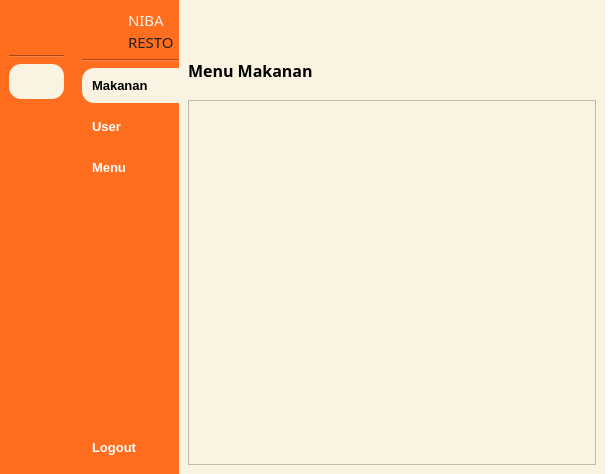
<?xml version="1.0" encoding="UTF-8"?>
<ui version="4.0">
 <class>MainWindow</class>
 <widget class="QMainWindow" name="MainWindow">
  <property name="geometry">
   <rect>
    <x>0</x>
    <y>0</y>
    <width>614</width>
    <height>474</height>
   </rect>
  </property>
  <property name="windowTitle">
   <string>MainWindow</string>
  </property>
  <property name="styleSheet">
   <string notr="true">background-color: rgb(255, 255, 255);</string>
  </property>
  <widget class="QWidget" name="centralwidget">
   <layout class="QGridLayout" name="gridLayout">
    <property name="leftMargin">
     <number>0</number>
    </property>
    <property name="topMargin">
     <number>0</number>
    </property>
    <property name="rightMargin">
     <number>0</number>
    </property>
    <property name="bottomMargin">
     <number>0</number>
    </property>
    <property name="horizontalSpacing">
     <number>0</number>
    </property>
    <item row="0" column="0">
     <widget class="QWidget" name="icon_only_widget" native="true">
      <property name="maximumSize">
       <size>
        <width>75</width>
        <height>16777215</height>
       </size>
      </property>
      <property name="styleSheet">
       <string notr="true">QPushButton {
	text-align: center;
	border-radius: 12px;
    padding: 10px;
    border: 0px;
	color: white;
    font-weight: 600;
}

QPushButton:hover {
	background-color: rgb(181, 171, 146);
}

QPushButton:checked {
	color: black;
	background-color: #FAF3E1;
}

QWidget {
	background-color: #FF6D1F;
}</string>
      </property>
      <layout class="QVBoxLayout" name="verticalLayout">
       <item>
        <layout class="QVBoxLayout" name="verticalLayout_7">
         <item>
          <layout class="QHBoxLayout" name="horizontalLayout_4">
           <property name="rightMargin">
            <number>5</number>
           </property>
           <item>
            <widget class="QLabel" name="label_4">
             <property name="sizePolicy">
              <sizepolicy hsizetype="Fixed" vsizetype="Fixed">
               <horstretch>0</horstretch>
               <verstretch>0</verstretch>
              </sizepolicy>
             </property>
             <property name="minimumSize">
              <size>
               <width>40</width>
               <height>40</height>
              </size>
             </property>
             <property name="maximumSize">
              <size>
               <width>40</width>
               <height>40</height>
              </size>
             </property>
             <property name="styleSheet">
              <string notr="true">QLabel {
    background-color: transparent;
    border-radius: 20px;
    background-image: url(:/yourpic.png);
    background-repeat: no-repeat;
    background-position: center;
}
</string>
             </property>
             <property name="text">
              <string/>
             </property>
             <property name="pixmap">
              <pixmap resource="images.qrc">:/image/images/logo-rounded.png</pixmap>
             </property>
             <property name="scaledContents">
              <bool>true</bool>
             </property>
            </widget>
           </item>
          </layout>
         </item>
         <item>
          <widget class="Line" name="line">
           <property name="orientation">
            <enum>Qt::Horizontal</enum>
           </property>
          </widget>
         </item>
         <item>
          <widget class="QPushButton" name="btn_dashboard_icon">
           <property name="font">
            <font>
             <family>Microsoft Sans Serif</family>
             <pointsize>10</pointsize>
             <weight>75</weight>
             <bold>true</bold>
            </font>
           </property>
           <property name="styleSheet">
            <string notr="true"/>
           </property>
           <property name="text">
            <string/>
           </property>
           <property name="icon">
            <iconset resource="images.qrc">
             <normaloff>:/image/images/mage--home-fill-off.png</normaloff>
             <normalon>:/image/images/mage--home-fill.png</normalon>
             <disabledoff>:/image/images/mage--home-fill-off.png</disabledoff>
             <disabledon>:/image/images/mage--home-fill.png</disabledon>
             <activeoff>:/image/images/mage--home-fill-off.png</activeoff>
             <activeon>:/image/images/mage--home-fill.png</activeon>
             <selectedoff>:/image/images/mage--home-fill-off.png</selectedoff>
             <selectedon>:/image/images/mage--home-fill.png</selectedon>:/image/images/mage--home-fill-off.png</iconset>
           </property>
           <property name="iconSize">
            <size>
             <width>20</width>
             <height>20</height>
            </size>
           </property>
           <property name="checkable">
            <bool>true</bool>
           </property>
           <property name="checked">
            <bool>true</bool>
           </property>
           <property name="autoExclusive">
            <bool>true</bool>
           </property>
          </widget>
         </item>
         <item>
          <widget class="QPushButton" name="btn_user_icon">
           <property name="font">
            <font>
             <family>MS Sans Serif</family>
             <pointsize>10</pointsize>
             <weight>75</weight>
             <bold>true</bold>
            </font>
           </property>
           <property name="styleSheet">
            <string notr="true"/>
           </property>
           <property name="text">
            <string/>
           </property>
           <property name="icon">
            <iconset resource="images.qrc">
             <normaloff>:/image/images/mage--users-fill-off.png</normaloff>
             <normalon>:/image/images/mage--users-fill.png</normalon>:/image/images/mage--users-fill-off.png</iconset>
           </property>
           <property name="iconSize">
            <size>
             <width>20</width>
             <height>20</height>
            </size>
           </property>
           <property name="checkable">
            <bool>true</bool>
           </property>
           <property name="autoExclusive">
            <bool>true</bool>
           </property>
          </widget>
         </item>
         <item>
          <widget class="QPushButton" name="btn_menu_icon">
           <property name="font">
            <font>
             <family>MS Sans Serif</family>
             <pointsize>10</pointsize>
             <weight>75</weight>
             <bold>true</bold>
            </font>
           </property>
           <property name="styleSheet">
            <string notr="true"/>
           </property>
           <property name="text">
            <string/>
           </property>
           <property name="icon">
            <iconset resource="images.qrc">
             <normaloff>:/image/images/mage--clipboard-2-fill-off.png</normaloff>
             <normalon>:/image/images/mage--clipboard-2-fill.png</normalon>:/image/images/mage--clipboard-2-fill-off.png</iconset>
           </property>
           <property name="iconSize">
            <size>
             <width>20</width>
             <height>20</height>
            </size>
           </property>
           <property name="checkable">
            <bool>true</bool>
           </property>
           <property name="autoExclusive">
            <bool>true</bool>
           </property>
          </widget>
         </item>
         <item>
          <spacer name="verticalSpacer_3">
           <property name="orientation">
            <enum>Qt::Vertical</enum>
           </property>
           <property name="sizeHint" stdset="0">
            <size>
             <width>40</width>
             <height>200</height>
            </size>
           </property>
          </spacer>
         </item>
         <item>
          <widget class="QPushButton" name="btn_logout_icon">
           <property name="font">
            <font>
             <family>MS Sans Serif</family>
             <pointsize>10</pointsize>
             <weight>75</weight>
             <bold>true</bold>
            </font>
           </property>
           <property name="styleSheet">
            <string notr="true">QPushButton {
	border-radius: 12px;
}</string>
           </property>
           <property name="text">
            <string/>
           </property>
           <property name="icon">
            <iconset resource="images.qrc">
             <normaloff>:/image/images/mage--shut-down-fill-off.png</normaloff>
             <normalon>:/image/images/mage--shut-down-fill.png</normalon>:/image/images/mage--shut-down-fill-off.png</iconset>
           </property>
           <property name="iconSize">
            <size>
             <width>20</width>
             <height>20</height>
            </size>
           </property>
          </widget>
         </item>
        </layout>
       </item>
      </layout>
     </widget>
    </item>
    <item row="0" column="1">
     <widget class="QWidget" name="icon_name_widget" native="true">
      <property name="maximumSize">
       <size>
        <width>150</width>
        <height>16777215</height>
       </size>
      </property>
      <property name="styleSheet">
       <string notr="true">QPushButton {
	text-align: left;
	border-top-left-radius: 12px;
	border-bottom-left-radius: 12px;
    padding: 10px;
    border: 0px;
	color: white;
    font-weight: 600;
}

QPushButton:hover {
	background-color: rgb(181, 171, 146);
}

QPushButton:checked {
	color: black;
	background-color: #FAF3E1;
}

QWidget {
	background-color: #FF6D1F;
}</string>
      </property>
      <layout class="QVBoxLayout" name="verticalLayout_4">
       <property name="leftMargin">
        <number>9</number>
       </property>
       <property name="topMargin">
        <number>9</number>
       </property>
       <property name="rightMargin">
        <number>0</number>
       </property>
       <property name="bottomMargin">
        <number>9</number>
       </property>
       <item>
        <layout class="QVBoxLayout" name="verticalLayout_2">
         <item>
          <layout class="QHBoxLayout" name="horizontalLayout_2">
           <property name="rightMargin">
            <number>5</number>
           </property>
           <item>
            <widget class="QLabel" name="label_2">
             <property name="sizePolicy">
              <sizepolicy hsizetype="Fixed" vsizetype="Fixed">
               <horstretch>0</horstretch>
               <verstretch>0</verstretch>
              </sizepolicy>
             </property>
             <property name="minimumSize">
              <size>
               <width>40</width>
               <height>40</height>
              </size>
             </property>
             <property name="maximumSize">
              <size>
               <width>40</width>
               <height>40</height>
              </size>
             </property>
             <property name="styleSheet">
              <string notr="true">QLabel {
    background-color: transparent;
    border-radius: 20px;
    background-image: url(:/yourpic.png);
    background-repeat: no-repeat;
    background-position: center;
}
</string>
             </property>
             <property name="text">
              <string/>
             </property>
             <property name="pixmap">
              <pixmap resource="images.qrc">:/image/images/logo-rounded.png</pixmap>
             </property>
             <property name="scaledContents">
              <bool>true</bool>
             </property>
            </widget>
           </item>
           <item>
            <layout class="QVBoxLayout" name="verticalLayout_3">
             <property name="spacing">
              <number>0</number>
             </property>
             <item>
              <widget class="QLabel" name="label_3">
               <property name="maximumSize">
                <size>
                 <width>50</width>
                 <height>16777215</height>
                </size>
               </property>
               <property name="font">
                <font>
                 <family>Bauhaus 93</family>
                 <pointsize>11</pointsize>
                 <weight>50</weight>
                 <bold>false</bold>
                 <strikeout>false</strikeout>
                 <kerning>true</kerning>
                </font>
               </property>
               <property name="styleSheet">
                <string notr="true">color: #FAF3E1;</string>
               </property>
               <property name="text">
                <string>NIBA</string>
               </property>
               <property name="textFormat">
                <enum>Qt::PlainText</enum>
               </property>
              </widget>
             </item>
             <item>
              <widget class="QLabel" name="label_5">
               <property name="sizePolicy">
                <sizepolicy hsizetype="Minimum" vsizetype="Preferred">
                 <horstretch>0</horstretch>
                 <verstretch>0</verstretch>
                </sizepolicy>
               </property>
               <property name="maximumSize">
                <size>
                 <width>50</width>
                 <height>16777215</height>
                </size>
               </property>
               <property name="font">
                <font>
                 <family>Bauhaus 93</family>
                 <pointsize>11</pointsize>
                 <weight>50</weight>
                 <bold>false</bold>
                 <strikeout>false</strikeout>
                 <kerning>true</kerning>
                </font>
               </property>
               <property name="styleSheet">
                <string notr="true">color: #222222;</string>
               </property>
               <property name="text">
                <string>RESTO</string>
               </property>
               <property name="textFormat">
                <enum>Qt::PlainText</enum>
               </property>
               <property name="scaledContents">
                <bool>false</bool>
               </property>
              </widget>
             </item>
            </layout>
           </item>
          </layout>
         </item>
         <item>
          <widget class="Line" name="line_2">
           <property name="orientation">
            <enum>Qt::Horizontal</enum>
           </property>
          </widget>
         </item>
         <item>
          <widget class="QPushButton" name="btn_dashboard_expanded">
           <property name="font">
            <font>
             <family>Microsoft Sans Serif</family>
             <pointsize>10</pointsize>
             <weight>75</weight>
             <bold>true</bold>
            </font>
           </property>
           <property name="styleSheet">
            <string notr="true"/>
           </property>
           <property name="text">
            <string>Makanan</string>
           </property>
           <property name="icon">
            <iconset resource="images.qrc">
             <normaloff>:/image/images/mage--home-fill-off.png</normaloff>
             <normalon>:/image/images/mage--home-fill.png</normalon>
             <disabledoff>:/image/images/mage--home-fill-off.png</disabledoff>
             <disabledon>:/image/images/mage--home-fill.png</disabledon>
             <activeoff>:/image/images/mage--home-fill-off.png</activeoff>
             <activeon>:/image/images/mage--home-fill.png</activeon>
             <selectedoff>:/image/images/mage--home-fill-off.png</selectedoff>
             <selectedon>:/image/images/mage--home-fill.png</selectedon>:/image/images/mage--home-fill-off.png</iconset>
           </property>
           <property name="iconSize">
            <size>
             <width>20</width>
             <height>20</height>
            </size>
           </property>
           <property name="checkable">
            <bool>true</bool>
           </property>
           <property name="checked">
            <bool>true</bool>
           </property>
           <property name="autoExclusive">
            <bool>true</bool>
           </property>
          </widget>
         </item>
         <item>
          <widget class="QPushButton" name="btn_user_expanded">
           <property name="font">
            <font>
             <family>MS Sans Serif</family>
             <pointsize>10</pointsize>
             <weight>75</weight>
             <bold>true</bold>
            </font>
           </property>
           <property name="styleSheet">
            <string notr="true"/>
           </property>
           <property name="text">
            <string>User</string>
           </property>
           <property name="icon">
            <iconset resource="images.qrc">
             <normaloff>:/image/images/mage--users-fill-off.png</normaloff>
             <normalon>:/image/images/mage--users-fill.png</normalon>:/image/images/mage--users-fill-off.png</iconset>
           </property>
           <property name="iconSize">
            <size>
             <width>20</width>
             <height>20</height>
            </size>
           </property>
           <property name="checkable">
            <bool>true</bool>
           </property>
           <property name="autoExclusive">
            <bool>true</bool>
           </property>
          </widget>
         </item>
         <item>
          <widget class="QPushButton" name="btn_menu_expanded">
           <property name="font">
            <font>
             <family>MS Sans Serif</family>
             <pointsize>10</pointsize>
             <weight>75</weight>
             <bold>true</bold>
            </font>
           </property>
           <property name="styleSheet">
            <string notr="true"/>
           </property>
           <property name="text">
            <string>Menu</string>
           </property>
           <property name="icon">
            <iconset resource="images.qrc">
             <normaloff>:/image/images/mage--clipboard-2-fill-off.png</normaloff>
             <normalon>:/image/images/mage--clipboard-2-fill.png</normalon>:/image/images/mage--clipboard-2-fill-off.png</iconset>
           </property>
           <property name="iconSize">
            <size>
             <width>20</width>
             <height>20</height>
            </size>
           </property>
           <property name="checkable">
            <bool>true</bool>
           </property>
           <property name="autoExclusive">
            <bool>true</bool>
           </property>
          </widget>
         </item>
         <item>
          <spacer name="verticalSpacer_2">
           <property name="orientation">
            <enum>Qt::Vertical</enum>
           </property>
           <property name="sizeHint" stdset="0">
            <size>
             <width>40</width>
             <height>200</height>
            </size>
           </property>
          </spacer>
         </item>
         <item>
          <widget class="QPushButton" name="btn_logout_expanded">
           <property name="font">
            <font>
             <family>MS Sans Serif</family>
             <pointsize>10</pointsize>
             <weight>75</weight>
             <bold>true</bold>
            </font>
           </property>
           <property name="styleSheet">
            <string notr="true">QPushButton {
	border-radius: 12px;
}</string>
           </property>
           <property name="text">
            <string>Logout</string>
           </property>
           <property name="icon">
            <iconset resource="images.qrc">
             <normaloff>:/image/images/mage--shut-down-fill-off.png</normaloff>
             <normalon>:/image/images/mage--shut-down-fill.png</normalon>:/image/images/mage--shut-down-fill-off.png</iconset>
           </property>
           <property name="iconSize">
            <size>
             <width>20</width>
             <height>20</height>
            </size>
           </property>
          </widget>
         </item>
        </layout>
       </item>
      </layout>
     </widget>
    </item>
    <item row="0" column="2">
     <widget class="QWidget" name="main_menu" native="true">
      <property name="styleSheet">
       <string notr="true">background-color: rgb(255, 255, 255);</string>
      </property>
      <layout class="QVBoxLayout" name="verticalLayout_5">
       <property name="spacing">
        <number>0</number>
       </property>
       <property name="leftMargin">
        <number>0</number>
       </property>
       <property name="topMargin">
        <number>0</number>
       </property>
       <property name="bottomMargin">
        <number>0</number>
       </property>
       <item>
        <widget class="QWidget" name="widget" native="true">
         <property name="minimumSize">
          <size>
           <width>0</width>
           <height>50</height>
          </size>
         </property>
         <property name="maximumSize">
          <size>
           <width>16777215</width>
           <height>50</height>
          </size>
         </property>
         <property name="styleSheet">
          <string notr="true">background-color: rgb(250, 243, 225);</string>
         </property>
         <layout class="QHBoxLayout" name="horizontalLayout_6">
          <item>
           <layout class="QHBoxLayout" name="horizontalLayout">
            <item>
             <widget class="QPushButton" name="btn_expand">
              <property name="styleSheet">
               <string notr="true">QPushButton {
	text-align: left;
	border-radius: 12px;
    padding: 10px;
    border: 0px;
	color: black;
    font-weight: 600;
}

QPushButton:hover {
	background-color: #F5E7C6;
}

QPushButton:checked {
	background-color: #222222;
}</string>
              </property>
              <property name="text">
               <string/>
              </property>
              <property name="icon">
               <iconset resource="images.qrc">
                <normaloff>:/image/images/mage--dash-menu-off.png</normaloff>
                <normalon>:/image/images/mage--double-arrow-left-off.png</normalon>:/image/images/mage--dash-menu-off.png</iconset>
              </property>
              <property name="iconSize">
               <size>
                <width>20</width>
                <height>20</height>
               </size>
              </property>
              <property name="checkable">
               <bool>true</bool>
              </property>
             </widget>
            </item>
            <item>
             <spacer name="horizontalSpacer">
              <property name="orientation">
               <enum>Qt::Horizontal</enum>
              </property>
              <property name="sizeHint" stdset="0">
               <size>
                <width>20</width>
                <height>118</height>
               </size>
              </property>
             </spacer>
            </item>
           </layout>
          </item>
         </layout>
        </widget>
       </item>
       <item>
        <widget class="QWidget" name="widget_2" native="true">
         <property name="styleSheet">
          <string notr="true">QWidget {
	background-color: rgb(250, 243, 225);
}

QLabel {
	color:black;
}

QLineEdit {
	background-color: white;
	border-radius:  5px;
}

QComboBox {
	background-color: white;
	border-radius: 5px;
}</string>
         </property>
         <layout class="QVBoxLayout" name="verticalLayout_6">
          <item>
           <widget class="QLabel" name="label_7">
            <property name="maximumSize">
             <size>
              <width>16777215</width>
              <height>30</height>
             </size>
            </property>
            <property name="font">
             <font>
              <family>MS Reference Sans Serif</family>
              <pointsize>12</pointsize>
              <weight>75</weight>
              <bold>true</bold>
             </font>
            </property>
            <property name="styleSheet">
             <string notr="true">color:black;</string>
            </property>
            <property name="text">
             <string>Menu Makanan</string>
            </property>
            <property name="scaledContents">
             <bool>false</bool>
            </property>
            <property name="wordWrap">
             <bool>false</bool>
            </property>
           </widget>
          </item>
          <item>
           <widget class="QFrame" name="frame_makanan">
            <property name="maximumSize">
             <size>
              <width>16777215</width>
              <height>30</height>
             </size>
            </property>
            <property name="frameShape">
             <enum>QFrame::NoFrame</enum>
            </property>
            <layout class="QHBoxLayout" name="horizontalLayout_13">
             <property name="leftMargin">
              <number>0</number>
             </property>
             <property name="topMargin">
              <number>0</number>
             </property>
             <property name="rightMargin">
              <number>0</number>
             </property>
             <property name="bottomMargin">
              <number>0</number>
             </property>
            </layout>
           </widget>
          </item>
          <item>
           <widget class="QFrame" name="frame_minuman">
            <property name="maximumSize">
             <size>
              <width>16777215</width>
              <height>30</height>
             </size>
            </property>
            <property name="frameShape">
             <enum>QFrame::NoFrame</enum>
            </property>
            <layout class="QHBoxLayout" name="horizontalLayout_14">
             <property name="leftMargin">
              <number>0</number>
             </property>
             <property name="topMargin">
              <number>0</number>
             </property>
             <property name="rightMargin">
              <number>0</number>
             </property>
             <property name="bottomMargin">
              <number>0</number>
             </property>
            </layout>
           </widget>
          </item>
          <item>
           <widget class="QTableWidget" name="tableWidget"/>
          </item>
         </layout>
        </widget>
       </item>
      </layout>
     </widget>
    </item>
   </layout>
  </widget>
 </widget>
 <resources>
  <include location="images.qrc"/>
 </resources>
 <connections>
  <connection>
   <sender>btn_expand</sender>
   <signal>toggled(bool)</signal>
   <receiver>icon_only_widget</receiver>
   <slot>setHidden(bool)</slot>
   <hints>
    <hint type="sourcelabel">
     <x>221</x>
     <y>54</y>
    </hint>
    <hint type="destinationlabel">
     <x>63</x>
     <y>252</y>
    </hint>
   </hints>
  </connection>
  <connection>
   <sender>btn_expand</sender>
   <signal>toggled(bool)</signal>
   <receiver>icon_name_widget</receiver>
   <slot>setVisible(bool)</slot>
   <hints>
    <hint type="sourcelabel">
     <x>240</x>
     <y>61</y>
    </hint>
    <hint type="destinationlabel">
     <x>186</x>
     <y>243</y>
    </hint>
   </hints>
  </connection>
  <connection>
   <sender>btn_logout_expanded</sender>
   <signal>clicked()</signal>
   <receiver>MainWindow</receiver>
   <slot>close()</slot>
   <hints>
    <hint type="sourcelabel">
     <x>185</x>
     <y>463</y>
    </hint>
    <hint type="destinationlabel">
     <x>140</x>
     <y>470</y>
    </hint>
   </hints>
  </connection>
  <connection>
   <sender>btn_dashboard_expanded</sender>
   <signal>toggled(bool)</signal>
   <receiver>btn_dashboard_icon</receiver>
   <slot>setChecked(bool)</slot>
   <hints>
    <hint type="sourcelabel">
     <x>137</x>
     <y>107</y>
    </hint>
    <hint type="destinationlabel">
     <x>31</x>
     <y>114</y>
    </hint>
   </hints>
  </connection>
  <connection>
   <sender>btn_user_expanded</sender>
   <signal>toggled(bool)</signal>
   <receiver>btn_user_icon</receiver>
   <slot>setChecked(bool)</slot>
   <hints>
    <hint type="sourcelabel">
     <x>109</x>
     <y>148</y>
    </hint>
    <hint type="destinationlabel">
     <x>35</x>
     <y>161</y>
    </hint>
   </hints>
  </connection>
  <connection>
   <sender>btn_menu_expanded</sender>
   <signal>toggled(bool)</signal>
   <receiver>btn_menu_icon</receiver>
   <slot>setChecked(bool)</slot>
   <hints>
    <hint type="sourcelabel">
     <x>117</x>
     <y>201</y>
    </hint>
    <hint type="destinationlabel">
     <x>37</x>
     <y>202</y>
    </hint>
   </hints>
  </connection>
  <connection>
   <sender>btn_dashboard_icon</sender>
   <signal>toggled(bool)</signal>
   <receiver>btn_dashboard_expanded</receiver>
   <slot>setChecked(bool)</slot>
   <hints>
    <hint type="sourcelabel">
     <x>43</x>
     <y>100</y>
    </hint>
    <hint type="destinationlabel">
     <x>123</x>
     <y>100</y>
    </hint>
   </hints>
  </connection>
  <connection>
   <sender>btn_user_icon</sender>
   <signal>toggled(bool)</signal>
   <receiver>btn_user_expanded</receiver>
   <slot>setChecked(bool)</slot>
   <hints>
    <hint type="sourcelabel">
     <x>23</x>
     <y>145</y>
    </hint>
    <hint type="destinationlabel">
     <x>168</x>
     <y>144</y>
    </hint>
   </hints>
  </connection>
  <connection>
   <sender>btn_menu_icon</sender>
   <signal>toggled(bool)</signal>
   <receiver>btn_menu_expanded</receiver>
   <slot>setChecked(bool)</slot>
   <hints>
    <hint type="sourcelabel">
     <x>34</x>
     <y>182</y>
    </hint>
    <hint type="destinationlabel">
     <x>153</x>
     <y>196</y>
    </hint>
   </hints>
  </connection>
  <connection>
   <sender>btn_logout_icon</sender>
   <signal>clicked()</signal>
   <receiver>MainWindow</receiver>
   <slot>close()</slot>
   <hints>
    <hint type="sourcelabel">
     <x>38</x>
     <y>445</y>
    </hint>
    <hint type="destinationlabel">
     <x>48</x>
     <y>513</y>
    </hint>
   </hints>
  </connection>
 </connections>
</ui>
